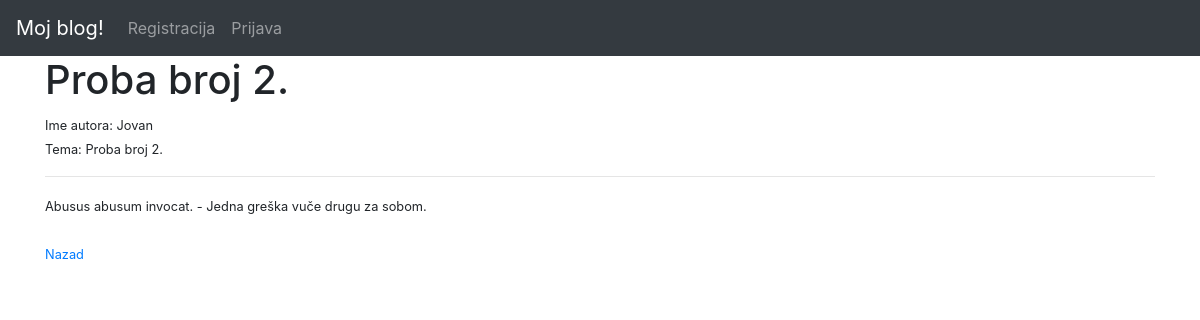
Screenshot of /article/8 with the database file from the repository.
### theblog/models.py (models this page shows, shortened)
class Post(models.Model):
	naslov = models.CharField(max_length=260)
	broj_naslova = models.CharField(max_length=260)
	autor = models.ForeignKey(User, on_delete=models.CASCADE)
	tekst = RichTextField(blank=True, null=True)
	kategorija = models.CharField(max_length=200, default="coding")
	vanjski_tekst = models.CharField(max_length=200, default="Klikite Link Iznad da Pročitate Post...")

### theblog/views.py (the view)
# urls.py: path('article/<int:pk>', ArticleDetailView.as_view(), name="article-detail"),
class ArticleDetailView(DetailView):
	model = Post
	template_name = 'article_details.html'

### theblog/templates/article_details.html (shortened to what this page needs)
{% extends 'base.html' %}
{% block content %}
<h1>{{ post.naslov }}</h1>
<small>Ime autora: {{ post.autor.first_name }}
<br>
Tema: {{ post.naslov }}<br>
<hr>
{{ post.tekst|safe}}
<br><br>
<a class="btn-link" href="{% url 'home' %}">Nazad</a>
{% endblock %}

### rows the page displays
Post: naslov "Proba broj 2.", autor.first_name "Jovan", tekst "Abusus abusum invocat. - Jedna greška vuče drugu za sobom."
